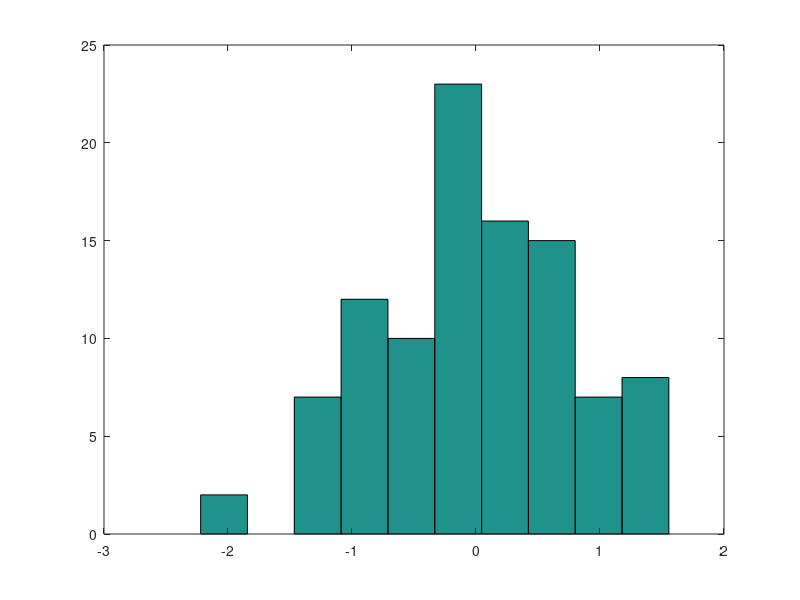
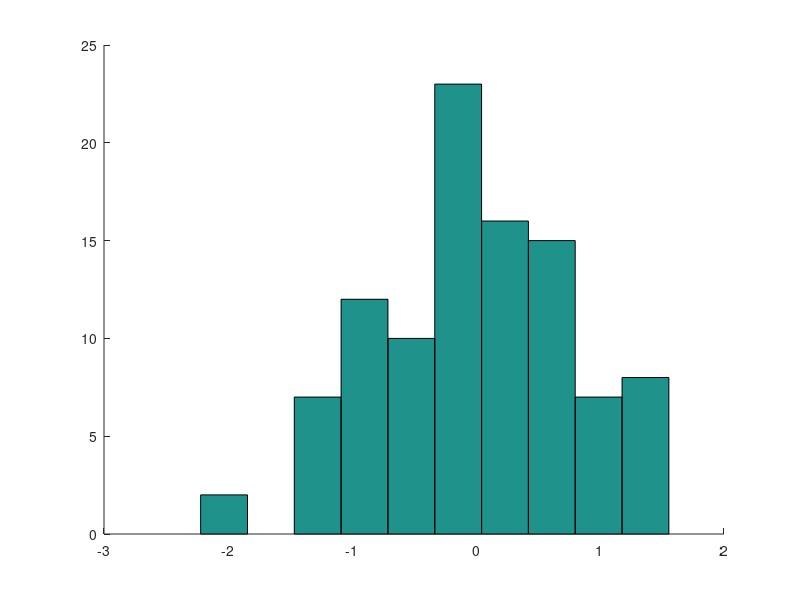

Reproduce these figures in MATLAB, in order. (Note: this script raises an error after producing the figures.)
%expected parameters
%e_mu =
%e_sigma =
n=randn(1,100);
%c_mu=
%c_sigma=

hist(n,10);
figure;
hist(n,10,'Normalization','Probability');
hold on;
x=-5:0.5:5;
gc = normpdf(x,0,1);
figure;
plot(x,gc);


